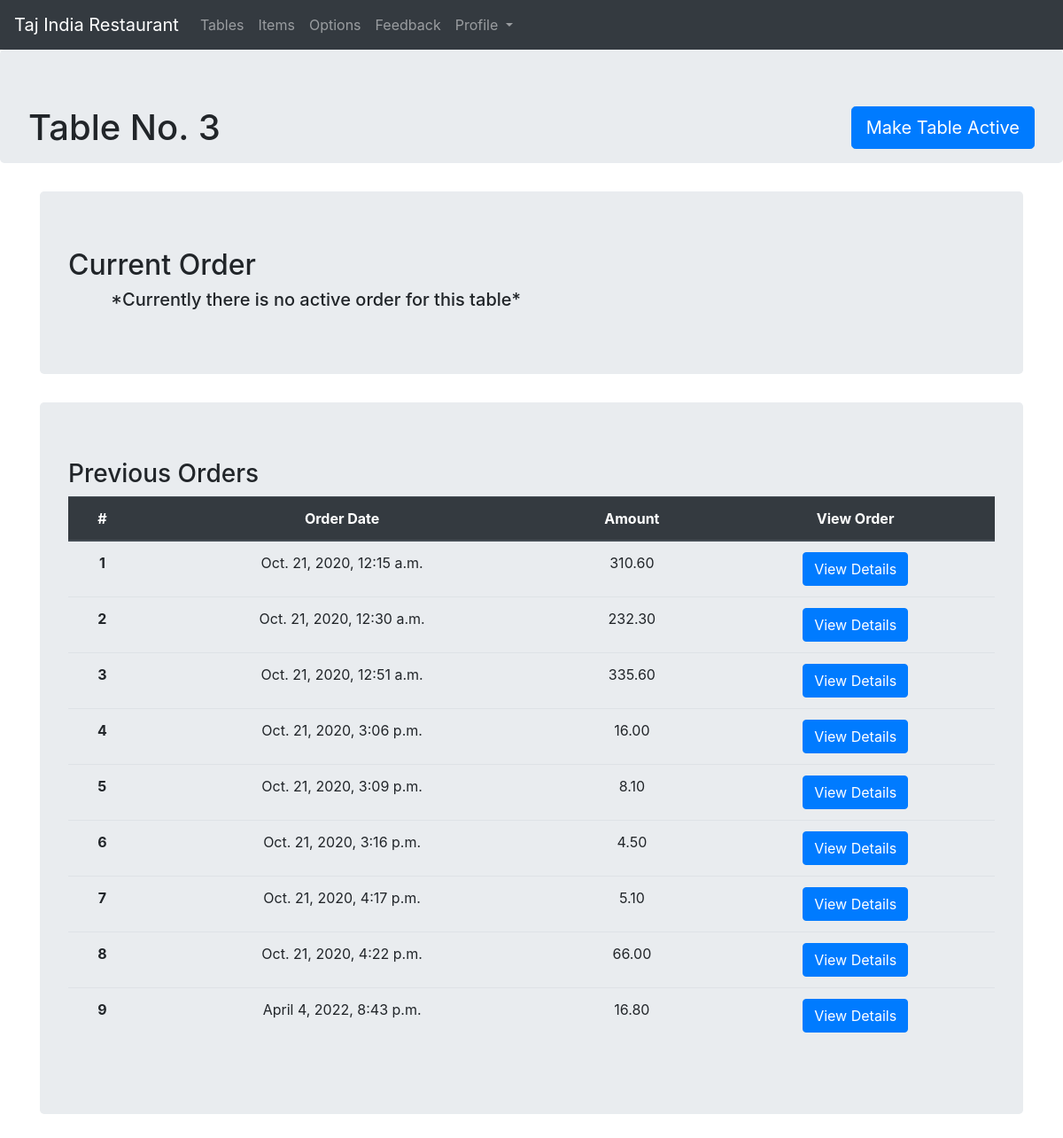
Page /tajindiaadmin/view_table/3 on the committed database.
### items/models.py (models this page shows, shortened)
class Table(models.Model):
    tableNumber = models.IntegerField(unique = True, verbose_name=('Table Number'))
    availaible = models.BooleanField(default = True)
    unique_number = models.IntegerField(blank=True, null=True)

class Menu(models.Model):
    name = models.CharField(max_length = 512)
    veg = models.BooleanField(default = False)
    vegan = models.BooleanField(default=False)
    availaible = models.BooleanField(default = True)
    price2 = models.DecimalField( max_digits=8, decimal_places=2, verbose_name=('Price for 2 person'))
    price3 = models.DecimalField( max_digits=8, decimal_places=2, verbose_name=('Price for 3 person'))
    price4 = models.DecimalField( max_digits=8, decimal_places=2, verbose_name=('Price for 4 person'))
    options = models.ManyToManyField(Option1, blank = True, related_name = 'menu')
    body = RichTextField(blank = True, null = True)
    image = models.ImageField(blank = True, null = True, upload_to = 'items/menu')

class Item(models.Model):
    category = models.ForeignKey(Category, related_name = 'products', on_delete = models.CASCADE)
    article_number = models.IntegerField(unique = True, blank=True, null=True)
    name = models.CharField(max_length=512)
    price = models.DecimalField( max_digits=8, decimal_places=2)
    availaible = models.BooleanField(default = True)
    option1 = models.BooleanField(default = False, verbose_name=('Show Category Options'))
    addOn = models.BooleanField(default=False, verbose_name=('Extras'))
    veg = models.BooleanField(default = False)
    vegan = models.BooleanField(default = False)
    description = models.TextField(max_length = 2000, blank = True, null = True)
    suggestions = models.ManyToManyField("Item", blank = True, symmetrical=False, related_name = 'related_to')
    options = models.ManyToManyField(Option2, blank = True, related_name = 'Items', verbose_name=('Show Following options'))
    image = models.ImageField(blank = True, null = True, upload_to = 'items/items')

class Category(models.Model):
    name = models.CharField(max_length = 512, unique = True)
    veg = models.BooleanField(default = False)
    vegan = models.BooleanField(default=False)
    images = models.ImageField(upload_to = 'items/Category', default='items/Category/default.jpg')
    addOnPrice = models.DecimalField(max_digits=8, decimal_places=2, blank=True, null=True, verbose_name=('Extra Option Price'))
    extras = models.ManyToManyField(AddOn, blank = True, related_name = 'category')
    options = models.ManyToManyField(Option1, blank = True, related_name = 'category')

### order/models.py (models this page shows, shortened)
class Order(models.Model):
    table = models.ForeignKey(Table, on_delete = models.CASCADE)
    item = models.ManyToManyField(OrderItem)
    ordered = models.BooleanField(default = False)
    orderDate = models.DateTimeField(blank = True, null = True)
    starters = models.BooleanField(default = False)
    orderID = models.IntegerField(blank = True, null = True)
    def get_total_ordered(self):
        total = 0
        for order_items in self.item.all():
            if order_items.ordered:
                total += order_items.getPrice()
        return total

class OrderItem(models.Model):
    table = models.ForeignKey(Table, on_delete = models.CASCADE)
    item = models.ForeignKey(Item, on_delete = models.CASCADE, null = True, blank = True, related_name = 'items')
    menu = models.ForeignKey(Menu, on_delete = models.CASCADE, null = True, blank = True, related_name = 'menus')
    person = models.IntegerField(blank = True, null = True)
    quantity = models.IntegerField()
    addOn = models.CharField(max_length = 256, blank = True, null = True)
    option1 = models.CharField(max_length = 256, blank = True, null = True)
    option2 = models.CharField(max_length = 256, blank = True, null = True)
    ordered = models.BooleanField(default = False)
    description = models.TextField(blank = True, null = True)
    paid = models.BooleanField(default = False)
    def getPrice(self):
        price = 0
        if self.item:
            price =  self.item.price * self.quantity
        else:
            if self.person == 2:
                return self.menu.price2*self.quantity
            elif self.person == 3:
                return self.menu.price3*self.quantity
            else:
                return self.menu.price4*self.quantity
        if self.addOn:
            price += (self.item.category.addOnPrice*self.quantity)
        return price

### accounts/views.py (the view)
# urls.py: path('view_table/<int:pk>', views.view_table, name='view_table'),
def view_table(request, pk):
    table = Table.objects.get(tableNumber=pk)
    context = {'table' : table}
    context['tableNumber'] = table.tableNumber
    order = Order.objects.filter(table=table, ordered=False)
    if order:
        context['current_order'] = order[0].item.filter(ordered=True, paid=False)
        context['get_total_ordered'] = order[0].get_total_ordered()
    context['previous_order']  = Order.objects.filter(table=table, ordered=True)
    return render(request, 'accounts/view_table.html', context)

### templates/accounts/view_table.html (shortened to what this page needs)
<!DOCTYPE html>
{% load static %}
{% load bootstrap4 %}
<html lang="en" dir="ltr">
  <head>
    <link rel="stylesheet" href="https://cdn.jsdelivr.net/npm/bootstrap@4.5.3/dist/css/bootstrap.min.css">
  </head>
  <body>
    <div class="split left" data-spy="scroll" data-target=".navbar" data-offset="50">
      <nav class="navbar navbar-expand-lg navbar-dark bg-dark">
    <a class="navbar-brand">Taj India Restaurant</a>
    <div class="collapse navbar-collapse" id="navbarNavDropdown">
      <ul class="navbar-nav">
        <li class="nav-item">
          <a class="nav-link" href="{% url 'accounts:index' %}">Tables</a>
        </li>
        <li class="nav-item">
          <a class="nav-link" href="{% url 'accounts:items_list' %}">Items</a>
        </li>
        <li class="nav-item">
          <a class="nav-link" href="{% url 'accounts:options_list' %}">Options</a>
        </li>
        <li class="nav-item">
          <a class="nav-link" href="{% url 'accounts:feedback_list' %}">Feedback</a>
        </li>
        <li class="nav-item dropdown">
          <a class="nav-link dropdown-toggle" href="#" id="navbarDropdownMenuLink" role="button" data-toggle="dropdown" aria-haspopup="true" aria-expanded="false">
            Profile
          </a>
        </li>
      </ul>
    </div>
  </nav>
      <div class="jumbotron ">
        <h1 class="float-left">Table No. {{ table.tableNumber }}</h1>
        {% if table.availaible %}
        <a href="{% url 'accounts:table_unavailaible' tableNumber=tableNumber %}" class="btn btn-primary btn-lg float-right">Make Table Active</a>
        {% else %}
        <a href="{% url 'accounts:table_availaible' tableNumber=tableNumber %}" class="btn btn-primary btn-lg float-right">Make Table Inactive</a>
        {% endif %}
      </div>
      <div class="container">
        <div class="jumbotron">
          <h2>Current Order</h2>
            {% if current_order %}
            <div class="list-group">
              {% for item in current_order.all %}
              {% if item.ordered %}
              <div class="list-group-item list-group-item-action">
                <div class="d-flex w-100 justify-content-between">
                  <h5 class="mb-1">{% if item.item %}{% if item.item.article_number %}{{ item.item.article_number }}. {% endif %}{% endif %}{{ item.get_name }}</h5>
                  <div>
                    <span class="float-right quantity" data-id="{{ item.pk }}"><b>Quantity:</b> <input type="number" value="{{ item.quantity }}" required></span>
                    <span class="float-right mr-5 mt-1"><b>Total:</b> {{ item.getPrice }}</span>
                  </div>
                </div>
                <div>
                  {% if item.option1 %}
                  <span class="float-left ml-4">({{ item.option1 }})</span>
                  {% endif %}
                  {% if item.option2 %}
                  <span class="float-left ml-4">({{ item.option2 }})</span>
                  {% endif %}
                  {% if item.addOn %}
                  <span class="float-left ml-4">Extra (+ {{ item.item.category.addOnPrice }} €): ({{ item.addOn }})</span>
                  {% endif %}
                  {% if item.person %}
                  <span class="float-left ml-4">For {{ item.person }} person</span>
                  {% endif %}
                </div>
                {% if item.description %}
                <small>{{ item.description }}</small>
                {% endif %}
              </div>
              {% endif %}
              {% endfor %}
              <div class="mt-4">
                <h1 class="float-left">Total Bill: {{ get_total_ordered }}</h1>
                <a class="btn btn-primary btn-lg float-right" href="{% url 'accounts:create_orderitem' tableNumber=tableNumber %}">Add Item</a>
                <a class="btn btn-primary btn-lg float-right mr-3" onclick="saveOrder()">Save Order</a>
              </div>
            {% else %}
              <h5 class="ml-5">*Currently there is no active order for this table*</h5>
            {% endif %}
        </div>
      </div>
      <div class="container">
        <div class="jumbotron">
          <h3>Previous Orders</h3>
            {% if previous_order %}
            <table class="table">
            <thead class="thead-dark">
              <tr>
                <th scope="col" class="col-xs-2" style="text-align: center;">#</th>
                <th scope="col" class="col-xs-4" style="text-align: center;">Order Date</th>
                <th scope="col" class="col-xs-3" style="text-align: center;">Amount</th>
                <th scope="col" class="col-xs-3" style="text-align: center;">View Order</th>
              </tr>
            </thead>
            <tbody>
              {% for order in previous_order %}
              <tr>
                <th scope="row" class="col-xs-2" style="text-align: center;">{{ forloop.counter }}</th>
                <td class="col-xs-4" style="text-align: center;">{{ order.orderDate }}</td>
                <td class="col-xs-3" style="text-align: center;">{{ order.get_total_ordered }}</td>
                <td class="col-xs-3" style="text-align: center;"><a class="btn btn-primary" href="{% url 'accounts:view_order' pk=order.pk %}">View Details</a></td>
              </tr>
              {% endfor %}
            </tbody>
            </table>
            {% else %}
              <h5 class="ml-5">*Currently there are no previous orders on this table*</h5>
            {% endif %}
        </div>
      </div>
  </body>
  </html>

### rows in the picture
Table: tableNumber "3"
Order: orderDate "Oct. 21, 2020, 12:15 a.m.", get_total_ordered "310.60"
Order: orderDate "Oct. 21, 2020, 12:30 a.m.", get_total_ordered "232.30"
Order: orderDate "Oct. 21, 2020, 12:51 a.m.", get_total_ordered "335.60"
Order: orderDate "Oct. 21, 2020, 3:06 p.m.", get_total_ordered "16.00"
Order: orderDate "Oct. 21, 2020, 3:09 p.m.", get_total_ordered "8.10"
Order: orderDate "Oct. 21, 2020, 3:16 p.m.", get_total_ordered "4.50"
Order: orderDate "Oct. 21, 2020, 4:17 p.m.", get_total_ordered "5.10"
Order: orderDate "Oct. 21, 2020, 4:22 p.m.", get_total_ordered "66.00"
Order: orderDate "April 4, 2022, 8:43 p.m.", get_total_ordered "16.80"
